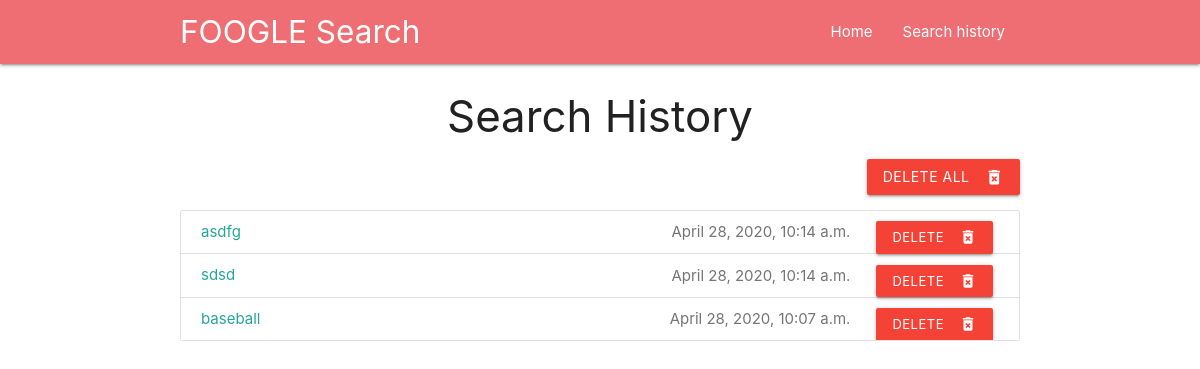
The app's page /search_history, older data.
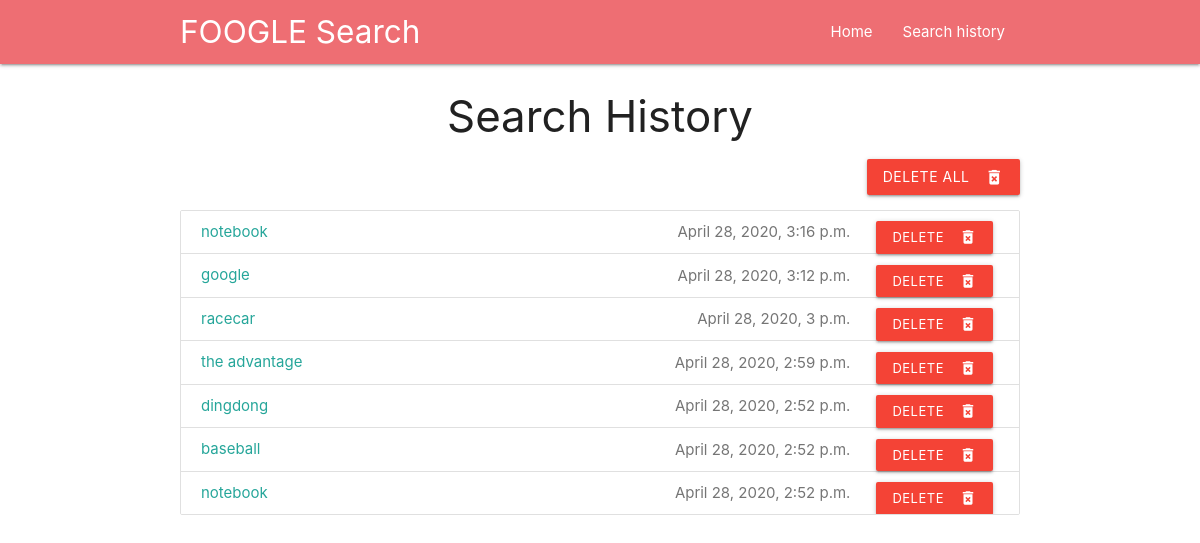
The same page, newer data.
### my_app/models.py (models this page shows, shortened)
class Search(models.Model):
    search = models.CharField(max_length=500)
    created = models.DateTimeField()
    class Meta:
        verbose_name_plural = 'Searches'

### my_app/views.py (the view)
# urls.py: path('search_history', views.search_history, name='search_history'),
def search_history(request):
    data = Search.objects.all().order_by('-created')
    stuff_for_front_end = {
        'history' : data,
    }
    return render(request, 'my_app/search_history.html',stuff_for_front_end)

### templates/my_app/search_history.html (shortened to what this page needs)
{% extends 'base.html' %}
{% block content %}
<h3 style='text-align: center'>Search History </h3>
{% if history %}
<form action="delete_all_history" method="post">
        <div class="right-align">
            <button class="btn waves-effect waves-light red" type="submit" name="action">Delete ALL
            <i class="material-icons right">delete_forever</i>
            </button>
        </div>
</form>
    <div class="collection">
        {% for data in history %}
            <a href="goto/{{ data.search }}" class="collection-item">
                <span class="badge">
                    <form action="delete_history/{{ data.id }}" method="post">
                        <button class="btn waves-effect waves-light btn-small red" type="submit" name="action">Delete
                            <i class="material-icons right">delete_forever</i>
                        </button>
                    </form>
                </span>
                <span class="badge">{{ data.created }}</span>{{ data.search }}
            </a>
        {% endfor %}
    </div>
{% else %}
<div class="center-align">
<i class="large material-icons center" style="color: green">restore</i>
<h5>Go see the sites! The pages you visit will show up here..</h5>
</div>
{% endif %}
{% endblock content %}

### templates/base.html (shortened to what this page needs)
{% load static %}
<html lang='en'>
<head>
    <link rel="stylesheet" href="{% static "css/style.css" %}">
    <link rel="stylesheet" href="https://cdnjs.cloudflare.com/ajax/libs/materialize/1.0.0/css/materialize.min.css">
</head>
<body>
<nav>
    <div class="container nav-wrapper" >
        <a href="/" class="brand-logo">FOOGLE Search</a>
        <ul id="nav-mobile" class="right">
            <li><a href="/">Home</a></li>
            <li><a href="{% url 'my_app:search_history'%}">Search  history</a></li>
        </ul>
    </div>
</nav>
<div class="container">
{% block content %}
{% endblock content %}
</div>
</body>
</html>

Row changes from the older to the newer data that the page shows:
removed Search: created "April 28, 2020, 10:14 a.m.", search "asdfg"
removed Search: created "April 28, 2020, 10:14 a.m.", search "sdsd"
removed Search: created "April 28, 2020, 10:07 a.m.", search "baseball"
added Search: created "April 28, 2020, 3:16 p.m.", search "notebook"
added Search: created "April 28, 2020, 3:12 p.m.", search "google"
added Search: created "April 28, 2020, 3 p.m.", search "racecar"
added Search: created "April 28, 2020, 2:59 p.m.", search "the advantage"
added Search: created "April 28, 2020, 2:52 p.m.", search "dingdong"
added Search: created "April 28, 2020, 2:52 p.m.", search "baseball"
added Search: created "April 28, 2020, 2:52 p.m.", search "notebook"
